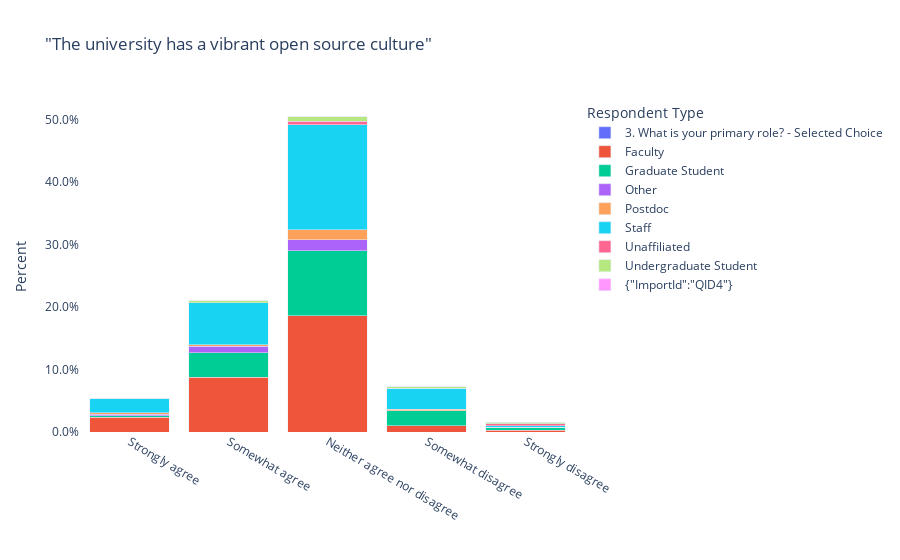

The notebook cell this image was saved under:
### Code cell
# ----- Figure 2: "There is a vibrant culture at UNI" by Respondent Type -----

qid23_order = [
    "Strongly agree",
    "Somewhat agree", 
    "Neither agree nor disagree",
    "Somewhat disagree",
    "Strongly disagree",
]
df_c2 = (
    df.assign(
        QID4=df["QID4"].map(fill_unaffiliated),
        QID23=pd.Categorical(df["QID23"], categories=qid23_order, ordered=True)
    )
    .rename(columns={"QID4": "Respondent Type"})
)

c2_df = (
    df_c2.groupby(["QID23", "Respondent Type"], dropna=False)
         .size()
         .reset_index(name="Count")
)
c2_df["Percent"] = c2_df["Count"] / len(df)

fig2 = px.bar(
    c2_df, x="QID23", y="Percent",
    color="Respondent Type",
    barmode="stack",
    title='"The university has a vibrant open source culture"'
)
fig2.update_layout(
    yaxis=dict(tickformat=".1%"),
    xaxis_title="",
    plot_bgcolor="white",
    paper_bgcolor="white"
)
fig2.show()
fig2.write_html('plotly_example.html', full_html=False, include_plotlyjs='cdn')

### Figure 1 — Plotly figure (JSON) as saved in the notebook; plotly's stock layout.template omitted (floating-point values rounded to 4 significant figures)
{"data": [{"hovertemplate": "Respondent Type=3. What is your primary role? - Selected Choice<br>QID23=%{x}<br>Percent=%{y}<extra></extra>", "legendgroup": "3. What is your primary role? - Selected Choice", "marker": {"color": "#636efa", "pattern": {"shape": ""}}, "name": "3. What is your primary role? - Selected Choice", "orientation": "v", "showlegend": true, "textposition": "auto", "type": "bar", "x": ["Strongly agree", "Somewhat agree", "Neither agree nor disagree", "Somewhat disagree", "Strongly disagree", null], "xaxis": "x", "y": [0.0, 0.0, 0.0, 0.0, 0.0, 0.002591], "yaxis": "y"}, {"hovertemplate": "Respondent Type=Faculty<br>QID23=%{x}<br>Percent=%{y}<extra></extra>", "legendgroup": "Faculty", "marker": {"color": "#EF553B", "pattern": {"shape": ""}}, "name": "Faculty", "orientation": "v", "showlegend": true, "textposition": "auto", "type": "bar", "x": ["Strongly agree", "Somewhat agree", "Neither agree nor disagree", "Somewhat disagree", "Strongly disagree", null], "xaxis": "x", "y": [0.02332, 0.08808, 0.1865, 0.01036, 0.002591, 0.0285], "yaxis": "y"}, {"hovertemplate": "Respondent Type=Graduate Student<br>QID23=%{x}<br>Percent=%{y}<extra></extra>", "legendgroup": "Graduate Student", "marker": {"color": "#00cc96", "pattern": {"shape": ""}}, "name": "Graduate Student", "orientation": "v", "showlegend": true, "textposition": "auto", "type": "bar", "x": ["Strongly agree", "Somewhat agree", "Neither agree nor disagree", "Somewhat disagree", "Strongly disagree", null], "xaxis": "x", "y": [0.002591, 0.03886, 0.1036, 0.02332, 0.005181, 0.03627], "yaxis": "y"}, {"hovertemplate": "Respondent Type=Other<br>QID23=%{x}<br>Percent=%{y}<extra></extra>", "legendgroup": "Other", "marker": {"color": "#ab63fa", "pattern": {"shape": ""}}, "name": "Other", "orientation": "v", "showlegend": true, "textposition": "auto", "type": "bar", "x": ["Strongly agree", "Somewhat agree", "Neither agree nor disagree", "Somewhat disagree", "Strongly disagree", null], "xaxis": "x", "y": [0.002591, 0.01036, 0.01813, 0.0, 0.0, 0.005181], "yaxis": "y"}, {"hovertemplate": "Respondent Type=Postdoc<br>QID23=%{x}<br>Percent=%{y}<extra></extra>", "legendgroup": "Postdoc", "marker": {"color": "#FFA15A", "pattern": {"shape": ""}}, "name": "Postdoc", "orientation": "v", "showlegend": true, "textposition": "auto", "type": "bar", "x": ["Strongly agree", "Somewhat agree", "Neither agree nor disagree", "Somewhat disagree", "Strongly disagree", null], "xaxis": "x", "y": [0.002591, 0.002591, 0.01554, 0.002591, 0.0, 0.007772], "yaxis": "y"}, {"hovertemplate": "Respondent Type=Staff<br>QID23=%{x}<br>Percent=%{y}<extra></extra>", "legendgroup": "Staff", "marker": {"color": "#19d3f3", "pattern": {"shape": ""}}, "name": "Staff", "orientation": "v", "showlegend": true, "textposition": "auto", "type": "bar", "x": ["Strongly agree", "Somewhat agree", "Neither agree nor disagree", "Somewhat disagree", "Strongly disagree", null], "xaxis": "x", "y": [0.02332, 0.06736, 0.1684, 0.03368, 0.002591, 0.05181], "yaxis": "y"}, {"hovertemplate": "Respondent Type=Unaffiliated<br>QID23=%{x}<br>Percent=%{y}<extra></extra>", "legendgroup": "Unaffiliated", "marker": {"color": "#FF6692", "pattern": {"shape": ""}}, "name": "Unaffiliated", "orientation": "v", "showlegend": true, "textposition": "auto", "type": "bar", "x": ["Strongly agree", "Somewhat agree", "Neither agree nor disagree", "Somewhat disagree", "Strongly disagree", null], "xaxis": "x", "y": [0.0, 0.0, 0.005181, 0.0, 0.002591, 0.005181], "yaxis": "y"}, {"hovertemplate": "Respondent Type=Undergraduate Student<br>QID23=%{x}<br>Percent=%{y}<extra></extra>", "legendgroup": "Undergraduate Student", "marker": {"color": "#B6E880", "pattern": {"shape": ""}}, "name": "Undergraduate Student", "orientation": "v", "showlegend": true, "textposition": "auto", "type": "bar", "x": ["Strongly agree", "Somewhat agree", "Neither agree nor disagree", "Somewhat disagree", "Strongly disagree", null], "xaxis": "x", "y": [0.0, 0.002591, 0.007772, 0.002591, 0.002591, 0.002591], "yaxis": "y"}, {"hovertemplate": "Respondent Type={\"ImportId\":\"QID4\"}<br>QID23=%{x}<br>Percent=%{y}<extra></extra>", "legendgroup": "{\"ImportId\":\"QID4\"}", "marker": {"color": "#FF97FF", "pattern": {"shape": ""}}, "name": "{\"ImportId\":\"QID4\"}", "orientation": "v", "showlegend": true, "textposition": "auto", "type": "bar", "x": ["Strongly agree", "Somewhat agree", "Neither agree nor disagree", "Somewhat disagree", "Strongly disagree", null], "xaxis": "x", "y": [0.0, 0.0, 0.0, 0.0, 0.0, 0.002591], "yaxis": "y"}], "layout": {"barmode": "stack", "legend": {"title": {"text": "Respondent Type"}, "tracegroupgap": 0}, "paper_bgcolor": "white", "plot_bgcolor": "white", "title": {"text": "\"The university has a vibrant open source culture\""}, "xaxis": {"anchor": "y", "domain": [0.0, 1.0], "title": {"text": ""}}, "yaxis": {"anchor": "x", "domain": [0.0, 1.0], "tickformat": ".1%", "title": {"text": "Percent"}}}}
